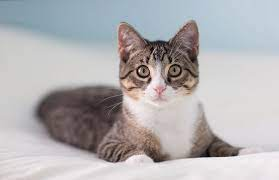
#> input picture Assignment 28/tamrin/2/im1.jpg, 279 x 180 px, found by its file name
$ python main.py
#> lines starting #> are read from the running program, lines starting #| are printed output that depends on the picture
import cv2

image = cv2.imread("tamrin/2/im1.jpg")
#> image is the input picture: shape (180, 279, 3); mean B, G, R 178.6, 176.4, 178.8
image = cv2.cvtColor(image,cv2.COLOR_BGR2GRAY)
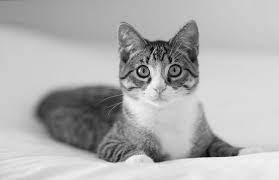
#> image: shape (180, 279); min 0, max 252, mean 177.3

face_detector = cv2.CascadeClassifier(cv2.data.haarcascades + "haarcascade_frontalcatface_extended.xml")
faces = face_detector.detectMultiScale(image)
#> faces = [[126, 47, 66, 66]]

print(len(faces))
#| 1

cv2.imshow("result", image)
cv2.waitKey()

$ run again, with Assignment 28/tamrin/2/im2.jpg copied over Assignment 28/tamrin/2/im1.jpg
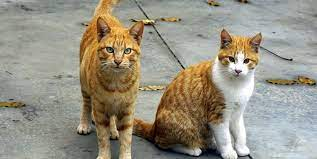
#> input picture Assignment 28/tamrin/2/im2.jpg, 317 x 159 px, found by its file name
#> image is the input picture: shape (159, 317, 3); mean B, G, R 131.7, 146.4, 152
#> `image = cv2.cvtColor(image,cv2.COLOR_BGR2GRAY)`:
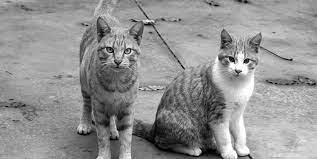
#> image: shape (159, 317); min 0, max 255, mean 146.4
#> faces = [[221, 44, 38, 38], [99, 33, 41, 41]]
#| 2
